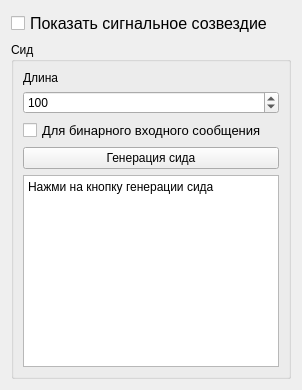
             <widget class="QWidget" name="other_prefs_wid_QAM">
              <attribute name="title">
               <string>Другие параметры</string>
              </attribute>
              <layout class="QVBoxLayout" name="verticalLayout_40">
               <item>
                <widget class="QCheckBox" name="checkBox_show_sig_cons_qam">
                 <property name="font">
                  <font>
                   <pointsize>12</pointsize>
                  </font>
                 </property>
                 <property name="text">
                  <string>Показать сигнальное созвездие</string>
                 </property>
                </widget>
               </item>
               <item>
                <widget class="QGroupBox" name="sid_QAM">
                 <property name="minimumSize">
                  <size>
                   <width>0</width>
                   <height>200</height>
                  </size>
                 </property>
                 <property name="title">
                  <string>Сид</string>
                 </property>
                 <layout class="QVBoxLayout" name="verticalLayout_51">
                  <item>
                   <widget class="QLabel" name="label_length_QAM">
                    <property name="text">
                     <string>Длина</string>
                    </property>
                   </widget>
                  </item>
                  <item>
                   <widget class="QSpinBox" name="spinBox_QAM">
                    <property name="maximum">
                     <number>100000</number>
                    </property>
                    <property name="value">
                     <number>100</number>
                    </property>
                   </widget>
                  </item>
                  <item>
                   <widget class="QCheckBox" name="all_numbers_QAM">
                    <property name="font">
                     <font>
                      <pointsize>10</pointsize>
                     </font>
                    </property>
                    <property name="text">
                     <string>Для бинарного входного сообщения</string>
                    </property>
                   </widget>
                  </item>
                  <item>
                   <widget class="QPushButton" name="pushButton_generate_sid_QAM">
                    <property name="text">
                     <string>Генерация сида</string>
                    </property>
                   </widget>
                  </item>
                  <item>
                   <widget class="QPlainTextEdit" name="plainText_sid_QAM">
                    <property name="plainText">
                     <string>Нажми на кнопку генерации сида</string>
                    </property>
                   </widget>
                  </item>
                 </layout>
                </widget>
               </item>
              </layout>
             </widget>
